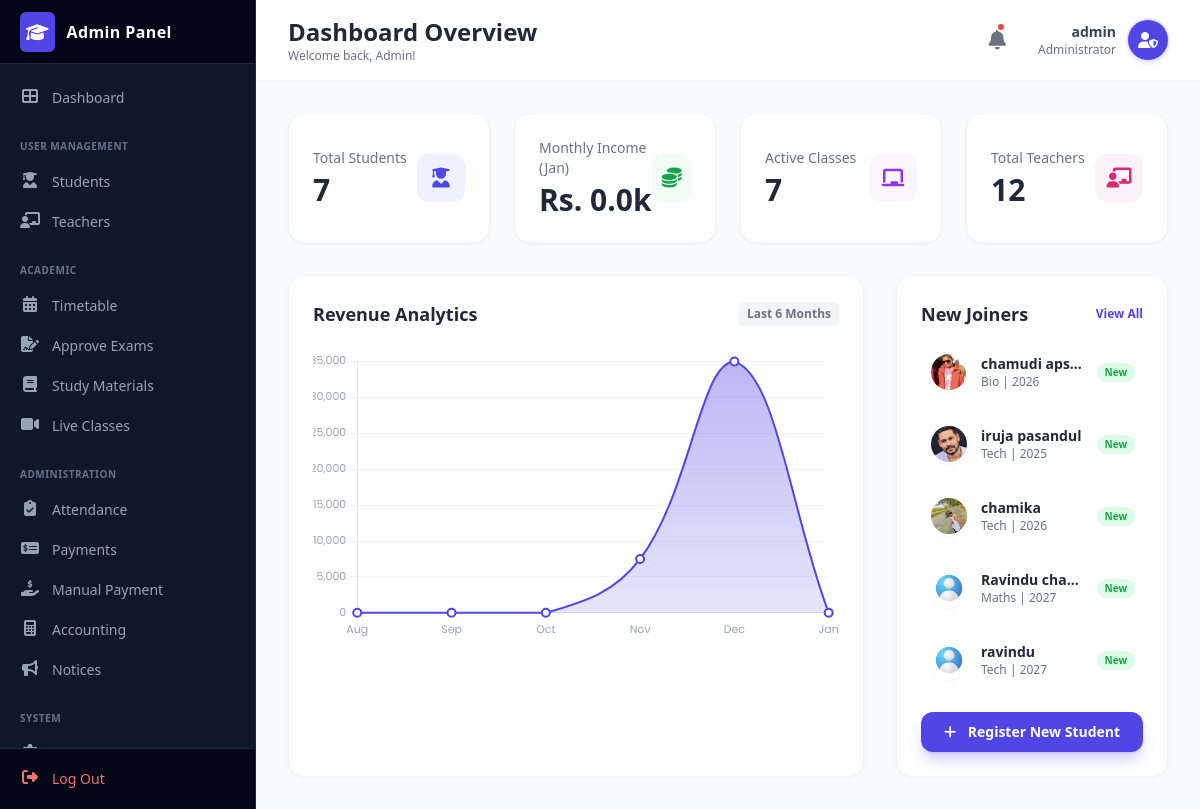
/admin/index.php (signed in), run on the app's committed database.
### tables this page shows
CREATE TABLE `students` (
  `student_id` int(11) NOT NULL,
  `reg_number` varchar(20) NOT NULL,
  `full_name` varchar(150) NOT NULL,
  `nic` varchar(20) NOT NULL,
  `dob` date NOT NULL,
  `gender` varchar(10) NOT NULL,
  `school` varchar(150) DEFAULT NULL,
  `address` text DEFAULT NULL,
  `student_phone` varchar(15) DEFAULT NULL,
  `parent_phone` varchar(15) NOT NULL,
  `email` varchar(150) NOT NULL,
  `stream` varchar(50) NOT NULL,
  `batch` varchar(10) NOT NULL,
  `photo` varchar(255) DEFAULT NULL,
  `registered_date` datetime DEFAULT current_timestamp(),
  `status` int(11) DEFAULT 1
);

### admin/index.php (the view, shortened to what this page needs)
<?php
include 'db_con.php';
$student_sql = "SELECT COUNT(*) as total FROM students WHERE status = 1";
$student_res = $conn->query($student_sql);
$student_count = $student_res->fetch_assoc()['total'];
$current_month = date('Y-m');
$income_stmt = $conn->prepare("SELECT SUM(amount) as total FROM payments WHERE DATE_FORMAT(paid_date, '%Y-%m') = ? AND payment_status = 'paid'");
if ($income_stmt) {
    $income_stmt->bind_param("s", $current_month);
    $income_stmt->execute();
    $income_res = $income_stmt->get_result();
    $row_income = $income_res->fetch_assoc();
    $monthly_income = $row_income['total'] ? $row_income['total'] : 0;
} else {
    $monthly_income = 0;
}
$class_sql = "SELECT COUNT(*) as total FROM classes WHERE status = 1";
$class_res = $conn->query($class_sql);
$class_count = $class_res->fetch_assoc()['total'];
$teacher_sql = "SELECT COUNT(*) as total FROM teachers WHERE status = 1";
$teacher_res = $conn->query($teacher_sql);
$teacher_count = $teacher_res->fetch_assoc()['total'];
$new_students_sql = "SELECT * FROM students ORDER BY student_id DESC LIMIT 5";
$new_students_res = $conn->query($new_students_sql);
$chart_labels = [];
$chart_data = [];
$chart_stmt = $conn->prepare("SELECT SUM(amount) as total FROM payments WHERE DATE_FORMAT(paid_date, '%Y-%m') = ? AND payment_status = 'paid'");
if ($chart_stmt) {
    for ($i = 5; $i >= 0; $i--) {
        $month_filter = date("Y-m", strtotime("-$i months"));
        $display_label = date("M", strtotime("-$i months"));
        $chart_stmt->bind_param("s", $month_filter);
        $chart_stmt->execute();
        $chart_res = $chart_stmt->get_result();
        $row = $chart_res->fetch_assoc();
        $chart_labels[] = $display_label;
        $chart_data[] = $row['total'] ? (float)$row['total'] : 0;
    }
}
?>
<!DOCTYPE html>
<html lang="en">
<head>
    <script src="https://cdn.tailwindcss.com"></script>
    <link rel="stylesheet" href="https://cdnjs.cloudflare.com/ajax/libs/font-awesome/6.4.0/css/all.min.css">
</head>
<body class="bg-gray-50 font-sans antialiased">
    <?php include('includes/sidebar.php'); ?>
    <div class="ml-64 flex flex-col min-h-screen transition-all duration-300">
        <header class="bg-white shadow-sm py-4 px-8 flex justify-between items-center sticky top-0 z-40 border-b border-gray-100">
            <div>
                <h2 class="text-2xl font-bold text-gray-800">Dashboard Overview</h2>
                <p class="text-xs text-gray-500">Welcome back, Admin!</p>
            </div>
            <div class="flex items-center gap-6">
                <div class="relative cursor-pointer hover:bg-gray-50 p-2 rounded-full transition">
                    <i class="fas fa-bell text-gray-500 text-xl hover:text-indigo-600"></i>
                    <span class="absolute top-1 right-2 w-2.5 h-2.5 bg-red-500 rounded-full border-2 border-white"></span>
                </div>
                <div class="flex items-center gap-3 cursor-pointer">
                    <div class="text-right hidden md:block">
                        <div class="text-sm font-bold text-gray-700"><?php echo isset($_SESSION['admin_name']) ? htmlspecialchars($_SESSION['admin_name']) : 'Admin'; ?></div>
                        <div class="text-xs text-gray-500">Administrator</div>
                    </div>
                    <div class="w-10 h-10 rounded-full bg-indigo-600 flex items-center justify-center text-white font-bold shadow-md ring-2 ring-indigo-100">
                        <i class="fas fa-user-shield"></i>
                    </div>
                </div>
            </div>
        </header>
        <main class="p-8 flex-1 overflow-y-auto">
            <div class="grid grid-cols-1 md:grid-cols-2 lg:grid-cols-4 gap-6 mb-8">
                <div class="bg-white rounded-2xl p-6 shadow-sm border border-gray-100 flex items-center justify-between hover:shadow-lg transition-all duration-300 group">
                    <div>
                        <div class="text-gray-500 text-sm font-medium mb-1">Total Students</div>
                        <div class="text-3xl font-bold text-gray-800 group-hover:text-indigo-600 transition-colors">
                            <?php echo number_format($student_count); ?>
                        </div>
                    </div>
                    <div class="w-12 h-12 rounded-xl bg-indigo-50 flex items-center justify-center text-indigo-600 text-xl group-hover:scale-110 transition-transform">
                        <i class="fas fa-user-graduate"></i>
                    </div>
                </div>
                <div class="bg-white rounded-2xl p-6 shadow-sm border border-gray-100 flex items-center justify-between hover:shadow-lg transition-all duration-300 group">
                    <div>
                        <div class="text-gray-500 text-sm font-medium mb-1">Monthly Income (<?php echo date('M'); ?>)</div>
                        <div class="text-3xl font-bold text-gray-800 group-hover:text-green-600 transition-colors">
                            Rs. <?php echo number_format($monthly_income / 1000, 1); ?>k
                        </div>
                    </div>
                    <div class="w-12 h-12 rounded-xl bg-green-50 flex items-center justify-center text-green-600 text-xl group-hover:scale-110 transition-transform">
                        <i class="fas fa-coins"></i>
                    </div>
                </div>
                <div class="bg-white rounded-2xl p-6 shadow-sm border border-gray-100 flex items-center justify-between hover:shadow-lg transition-all duration-300 group">
                    <div>
                        <div class="text-gray-500 text-sm font-medium mb-1">Active Classes</div>
                        <div class="text-3xl font-bold text-gray-800 group-hover:text-purple-600 transition-colors">
                            <?php echo $class_count; ?>
                        </div>
                    </div>
                    <div class="w-12 h-12 rounded-xl bg-purple-50 flex items-center justify-center text-purple-600 text-xl group-hover:scale-110 transition-transform">
                        <i class="fas fa-chalkboard"></i>
                    </div>
                </div>
                <div class="bg-white rounded-2xl p-6 shadow-sm border border-gray-100 flex items-center justify-between hover:shadow-lg transition-all duration-300 group">
                    <div>
                        <div class="text-gray-500 text-sm font-medium mb-1">Total Teachers</div>
                        <div class="text-3xl font-bold text-gray-800 group-hover:text-pink-600 transition-colors">
                            <?php echo $teacher_count; ?>
                        </div>
                    </div>
                    <div class="w-12 h-12 rounded-xl bg-pink-50 flex items-center justify-center text-pink-600 text-xl group-hover:scale-110 transition-transform">
                        <i class="fas fa-chalkboard-teacher"></i>
                    </div>
                </div>
            </div>
            <div class="grid grid-cols-1 lg:grid-cols-3 gap-8">
                <div class="lg:col-span-2 bg-white p-6 rounded-2xl shadow-sm border border-gray-100">
                    <div class="flex justify-between items-center mb-6">
                        <h3 class="text-lg font-bold text-gray-800">Revenue Analytics</h3>
                        <span class="text-xs font-semibold text-gray-500 bg-gray-100 px-2 py-1 rounded">Last 6 Months</span>
                    </div>
                    <div class="relative h-72 w-full">
                        <canvas id="revenueChart"></canvas>
                    </div>
                </div>
                <div class="bg-white p-6 rounded-2xl shadow-sm border border-gray-100">
                    <h3 class="text-lg font-bold text-gray-800 mb-4 flex items-center justify-between">
                        <span>New Joiners</span>
                        <a href="student.php" class="text-xs text-indigo-600 hover:underline">View All</a>
                    </h3>
                    <div class="space-y-4">
                        <?php
                        if ($new_students_res->num_rows > 0) {
                            while($student = $new_students_res->fetch_assoc()) {
                                $photo_name = $student['photo'];
                                $photo_path = (!empty($photo_name) && file_exists("../assets/images/students/" . $photo_name))
                                    ? "../assets/images/students/" . $photo_name
                                    : "../assets/images/user2.jpg";
                        ?>
                        <div class="flex items-center gap-3 p-2 hover:bg-gray-50 rounded-lg transition-colors cursor-pointer">
                            <img src="<?php echo $photo_path; ?>" class="w-10 h-10 rounded-full object-cover border-2 border-white shadow-sm">
                            <div class="flex-1 min-w-0">
                                <div class="font-semibold text-sm text-gray-800 truncate"><?php echo htmlspecialchars($student['full_name']); ?></div>
                                <div class="text-xs text-gray-500 truncate"><?php echo htmlspecialchars($student['stream']); ?> | <?php echo $student['batch']; ?></div>
                            </div>
                            <span class="text-[10px] font-bold text-green-600 bg-green-100 px-2 py-0.5 rounded-full">New</span>
                        </div>
                        <?php
                            }
                        } else {
                            echo "<div class='text-center py-8 text-gray-400 text-sm'>No new students found</div>";
                        }
                        ?>
                    </div>
                    <button onclick="window.location.href='../log/registration.php'" class="w-full mt-6 py-2.5 text-center text-sm text-white font-semibold bg-indigo-600 hover:bg-indigo-700 rounded-xl shadow-lg shadow-indigo-500/30 transition transform hover:-translate-y-0.5">
                        <i class="fas fa-plus mr-2"></i> Register New Student
                    </button>
                </div>
            </div>
        </main>
    </div>
    <script>
        const ctx = document.getElementById('revenueChart').getContext('2d');
        // PHP Arrays to JS
        const labels = <?php echo json_encode($chart_labels); ?>;
        const data = <?php echo json_encode($chart_data, JSON_NUMERIC_CHECK); ?>;
        // Gradient for chart
        let gradient = ctx.createLinearGradient(0, 0, 0, 400);
        gradient.addColorStop(0, 'rgba(79, 70, 229, 0.4)');
        gradient.addColorStop(1, 'rgba(79, 70, 229, 0.0)');
        new Chart(ctx, {
            type: 'line',
            data: {
                labels: labels,
                datasets: [{
                    label: 'Income (LKR)',
                    data: data,
                    borderColor: '#4f46e5',
                    backgroundColor: gradient,
                    borderWidth: 2,
                    pointBackgroundColor: '#ffffff',
                    pointBorderColor: '#4f46e5',
                    pointRadius: 4,
                    fill: true,
                    tension: 0.4
                }]
            },
            options: {
                responsive: true,
                maintainAspectRatio: false,
                plugins: {
                    legend: { display: false },
                    tooltip: {
                        backgroundColor: '#1f2937',
                        padding: 12,
                        cornerRadius: 8,
                        displayColors: false,
                        callbacks: {
                            label: function(context) {
                                return 'Rs. ' + context.parsed.y.toLocaleString();
                            }
                        }
                    }
                },
                scales: {
                    y: {
                        beginAtZero: true,
                        grid: { borderDash: [4, 4], color: '#f3f4f6' },
                        ticks: { font: { size: 11, family: 'Poppins' }, color: '#9ca3af' }
                    },
                    x: {
                        grid: { display: false },
                        ticks: { font: { size: 11, family: 'Poppins' }, color: '#9ca3af' }
                    }
                }
            }
        });
    </script>
</body>
</html>

### admin/index.php (style rules this page uses)
body { font-family: 'Poppins', sans-serif; }

### data on the page
students: photo (picture), full_name "chamudi aps…", stream "Bio", batch "2026"
students: photo (picture), full_name "iruja pasandul", stream "Tech", batch "2025"
students: photo (picture), full_name "chamika", stream "Tech", batch "2026"
students: full_name "Ravindu cha…", stream "Maths", batch "2027"
students: full_name "ravindu", stream "Tech", batch "2027"

### other printed values
$_SESSION['admin_name'] "admin"
$student_count "7"
$monthly_income / 1000 "0.0"
$class_count "7"
$teacher_count "12"
chart data {{ json_encode($chart_labels) }} ["Aug","Sep","Oct","Nov","Dec","Jan"]
chart data {{ json_encode($chart_data, JSON_NUMERIC_CHECK) }} [0,0,0,7500,35000,0]
